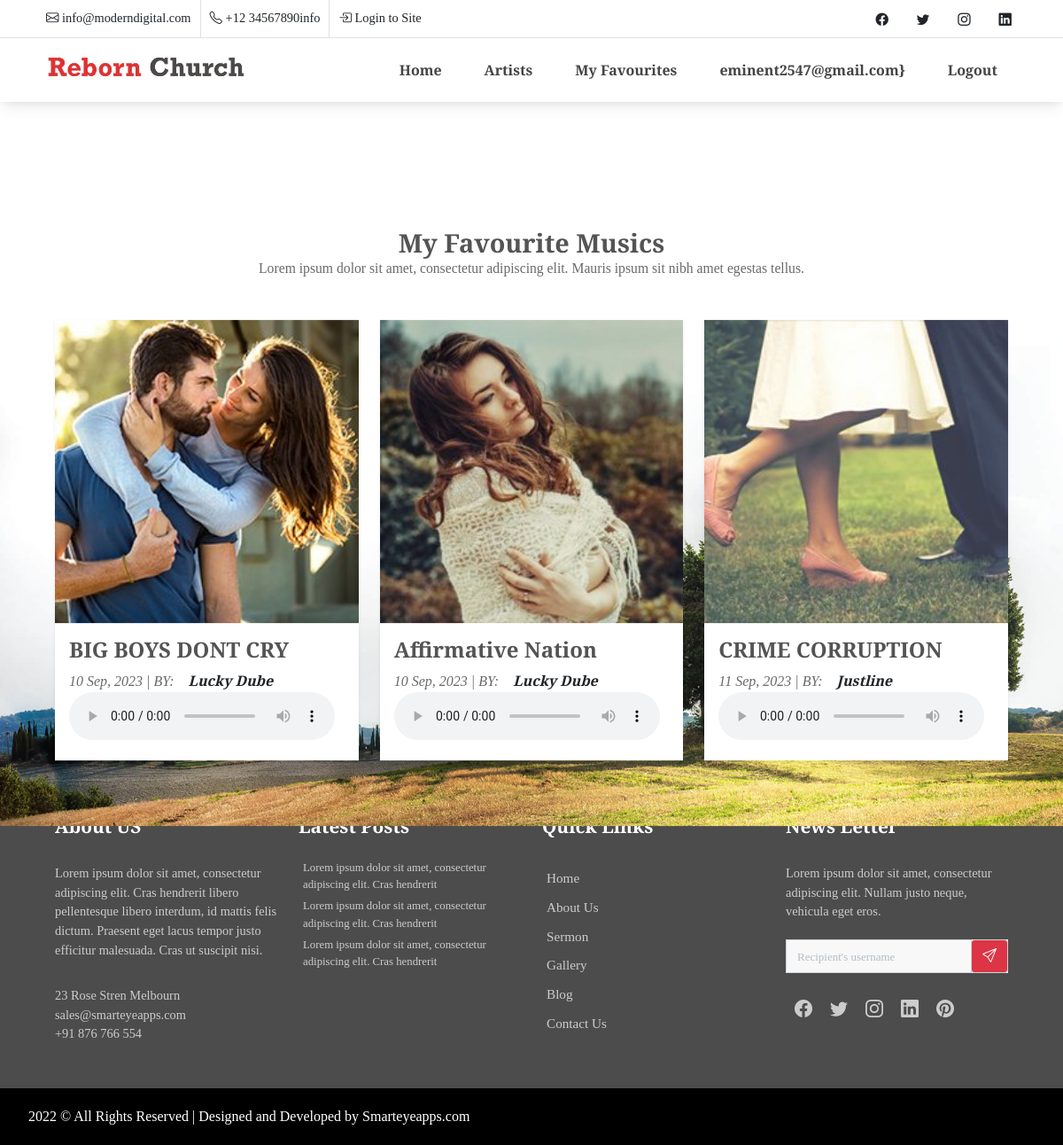
Screenshot of /My/favorites/music (signed in) with the database file from the repository.
### base/models.py (models this page shows, shortened)
class User(AbstractUser):
    name = models.CharField(max_length=200, null=True)
    post = models.CharField(max_length=200, null=True, choices=POST_CHOICES)
    description = models.TextField(blank=True, null=True)
    image = models.ImageField(null=True, upload_to='images')
    email = models.EmailField(unique=True)
    USERNAME_FIELD = 'email'
    REQUIRED_FIELDS = []
    def __str__(self):
        return self.email

class MusicFavorite(models.Model):
    user = models.ForeignKey(User, on_delete=models.CASCADE)
    music = models.ForeignKey(Song, on_delete=models.CASCADE)
    created = models.DateTimeField(auto_now_add=True)

class Song(models.Model):
    album = models.ForeignKey(Album, on_delete=models.SET_NULL, null=True)
    title= models.CharField(max_length=200)
    image= models.ImageField(upload_to='images')
    audio_file = models.FileField(blank=True,null=True, upload_to='songs/')
    audio_link = models.CharField(max_length=200,blank=True,null=True)
    created = models.DateTimeField(auto_now_add=True)
    updated = models.DateField(auto_now=True)
    class Meta:
        ordering = ['-updated', '-created']

class Album(models.Model):
    artist = models.ForeignKey(Artist, on_delete=models.SET_NULL, null=True)
    title = models.CharField(max_length=300)
    image= models.ImageField(upload_to='images', null=True)
    created = models.DateTimeField(auto_now_add=True)
    updated = models.DateField(auto_now=True)
    class Meta:
        ordering = ['-updated', '-updated']

class Artist(models.Model):
    name = models.CharField(max_length=200)
    image = models.ImageField(upload_to='images/')
    country = models.CharField(max_length=200)
    description = models.TextField(blank=True, null=True)
    def __str__(self):
        return self.name

### base/views.py (the view)
# urls.py: path('My/favorites/music', views.favMusic, name='fav'),
@login_required(login_url="login")
def favMusic(request):
    songs = MusicFavorite.objects.all()
    return render(request, "fav.html", {'songs': songs})

### templates/fav.html
{% extends 'main.html' %}
{% load static %}
{% load widget_tweaks %}
{% block content %}
<div class="blog-outline">
    <div class="container-fluid big-padding about-cover">
        <div class="container">
            <div class="section-title bg-white row mb-3">
                <h2 class="fw-bolder">My Favourite Musics</h2>
                <p>Lorem ipsum dolor sit amet, consectetur adipiscing elit. Mauris ipsum sit nibh amet egestas tellus.
                </p>
            </div>
            <div class="row">
                {% for song in songs %}
                {% if song.user == request.user %}
                <div class="col-lg-4 col-sm-6 mb-4">
                    <div class="blog-cover bg-white shadow-sm">
                        <img class="w-100" src="{{song.music.image.url}}" alt="">
                        <div class="p-3">
                            <h4 class="fw-bold">{{song.music.title}}</h4>
                            <p class="fst-italic">{{song.music.created|date:"d M, Y"}} | BY:<a href="{% url 'artist' song.music.album.id %}"
                                    class="nav-link d-inline"><span
                                        class="text-dark fw-bold">{{song.music.album.artist}}</span></a> </p>
                            <audio controls style="max-width: 100%;"
                                src="{% if song.music.audio_file %} {{song.music.audio_file.url}} {% endif %} {% if song.music.audio_link %} {{song.music.audio_link.url}} {% endif %}"></audio>
                        </div>
                    </div>
                </div>
                {% endif %}
                {% endfor %}
            </div>
        </div>
    </div>
</div>
{% endblock %}

### templates/main.html (shortened to what this page needs)
{% load static %}
<!doctype html>
<html lang="en">
<head>
    <link rel="stylesheet" href="{% static 'assets/css/bootstrap.min.css' %}">
    <link rel="stylesheet" href="https://cdn.jsdelivr.net/npm/bootstrap-icons@1.9.1/font/bootstrap-icons.css">
    <link rel="stylesheet" href="{% static 'assets/plugins/testimonial/css/owl.carousel.min.css' %}">
    <link rel="stylesheet" href="{% static 'assets/plugins/testimonial/css/owl.theme.min.css' %}">
    <link rel="stylesheet" type="text/css" href="{% static 'assets/css/style.css' %}" />
</head>
<body class="bg-white">
    <header class="shadow-md">
        <div class="hed-top d-none d-sm-block border-bottom">
            <div class="container-lg">
                <div class="row">
                    <div class="col-lg-6 d-none d-lg-block">
                        <ul class="text-dark leftlist ld fs-8">
                            <li class="float-start">
                                <i class="bi bi-envelope"></i> info@moderndigital.com
                            </li>
                            <li class="float-start border-start">
                                <i class="bi bi-telephone"></i> +12 34567890info
                            </li>
                            <li class="float-start border-start">
                                <i class="bi bi-box-arrow-in-right"></i> Login to Site
                            </li>
                        </ul>
                    </div>
                    <div class="col-lg-6">
                        <ul class="text-dark pt-1 float-end">
                            <li class="float-start fs-8 p-3 py-2"><i class="bi bi-facebook"></i></li>
                            <li class="float-start fs-8 p-3 py-2"><i class="bi bi-twitter"></i></li>
                            <li class="float-start fs-8 p-3 py-2"><i class="bi bi-instagram"></i></li>
                            <li class="float-start fs-8 p-3 py-2"><i class="bi bi-linkedin"></i></li>
                        </ul>
                    </div>
                </div>
            </div>
        </div>
        <div id="menu-jk" class="nav-part bg-white">
            <div class="container-lg">
                <div class="row bg-white navcol p-2">
                    <div class="col-lg-4">
                        <img class="max-230" src="{% static 'assets/images/logo.png' %}" alt="">
                    </div>
                    <div id="menu" class="col-lg-8 d-none d-lg-block">
                        <ul class="fw-bold float-end nacul fs-7">
                            <li class="float-start p-3 px-4"><a href="/">Home</a></li>
                            <li class="float-start p-3 px-4"><a href="{% url 'all-artist' %}">Artists</a></li>
							<li class="float-start p-3 px-4"><a href="{% url 'fav' %}">My Favourites </a></li>
							{% if request.user.is_authenticated %}
							<li class="float-start p-3 px-4"><a href="{% url 'login' %}">{{request.user}}}</a></li>
							<li class="float-start p-3 px-4"><a href="{% url 'logout' %}">Logout</a></li>
							{% else %}
							<li class="float-start p-3 px-4"><a href="{% url 'login' %}">Login/Register</a></li>
							{% endif %}
                        </ul>
                    </div>
                </div>
            </div>
        </div>
    </header>
{% block content %}
{% endblock %}
<footer>
    <div class="inner">
        <div class="container">
            <div class="row">
                <div class="col-md-3 foot-about">
                    <h4>About US</h4>
                    <p>Lorem ipsum dolor sit amet, consectetur adipiscing elit. Cras hendrerit libero pellentesque
                        libero interdum, id mattis felis dictum. Praesent eget lacus tempor justo efficitur malesuada.
                        Cras ut suscipit nisi.</p>
                    <ul>
                        <li>23 Rose Stren Melbourn</li>
                        <li>sales@smarteyeapps.com</li>
                        <li>+91 876 766 554</li>
                    </ul>
                </div>
                <div class="col-md-3 foot-post">
                    <h4>Latest Posts</h4>
                    <div class="post-row">
                        <div class="detail">
                            <p>Lorem ipsum dolor sit amet, consectetur adipiscing elit. Cras hendrerit </p>
                        </div>
                    </div>
                    <div class="post-row">
                        <div class="detail">
                            <p>Lorem ipsum dolor sit amet, consectetur adipiscing elit. Cras hendrerit </p>
                        </div>
                    </div>
                    <div class="post-row">
                        <div class="detail">
                            <p>Lorem ipsum dolor sit amet, consectetur adipiscing elit. Cras hendrerit </p>
                        </div>
                    </div>
                </div>
                <div class="col-md-3 foot-services">
                    <h4>Quick Links</h4>
                    <ul>
                        <li><a href="index.html">Home</a></li>
                        <li><a href="about.html">About Us</a></li>
                        <li><a href="sermon.html">Sermon</a></li>
                        <li><a href="gallery.html">Gallery</a></li>
                        <li><a href="blog.html">Blog</a></li>
                        <li><a href="contact.html">Contact Us</a></li>
                    </ul>
                </div>
                <div class="col-md-3 foot-news">
                    <h4>News Letter</h4>
                    <p>Lorem ipsum dolor sit amet, consectetur adipiscing elit. Nullam justo neque, vehicula eget eros.
                    </p>
                    <div class="input-group mb-3">
                        <input type="text" class="form-control mb-0" placeholder="Recipient's username"
                            aria-label="Recipient's username" aria-describedby="basic-addon2">
                        <div class="input-group-append">
                            <span class="input-group-text bg-danger" id="basic-addon2"><i
                                    class="bi text-white bi-send"></i></span>
                        </div>
                    </div>
                    <ul>
                        <li><i class="bi bi-facebook"></i></li>
                        <li><i class="bi bi-twitter"></i></li>
                        <li><i class="bi bi-instagram"></i></li>
                        <li><i class="bi bi-linkedin"></i></li>
                        <li><i class="bi bi-pinterest"></i></li>
                    </ul>
                </div>
            </div>
        </div>
    </div>
</footer>
<div class="copy">
    <div class="container">
        <a href="https://www.smarteyeapps.com/">2022 &copy; All Rights Reserved | Designed and Developed by
            Smarteyeapps.com</a>
        <span>
            <a href=""></a>
            <a href=""></a>
            <a href="https://in.pinterest.com/prabnr/pins/"></a>
            <a href="https://twitter.com/prabinraja89"></a>
            <a href="https://www.facebook.com/freewebtemplatesbysmarteye"></a>
        </span>
    </div>
</div>
</body>
</html>

### statics/assets/css/style.css (style rules this page uses)
* { margin: 0px; padding: 0px; list-style: none; }
img { max-width: 100%; }
a { text-decoration: none; outline: none; color: #444; }
ul { margin-bottom: 0; padding-left: 0; }
a:hover, a:focus, input, textarea { text-decoration: none; outline: none; }
html, body { height: 100%; font-family: "Crimson Text", serif; }
p { margin-bottom: 0px; width: 100%; }
::placeholder { color: #747f8a !important; font-size: 13px; opacity: 0.5 !important; }
.container-fluid { padding: 0px; }
h1, h2, h3, h4, h5, h6 { color: #545454; }
body { background-color: #f5f8fc !important; -webkit-font-smoothing: antialiased; -moz-osx-font-smoothing: grayscale; text-rendering: optimizeLegibility; color: #6A6A6A; overflow-x: hidden; }
.section-title { padding: 30px; margin: 0px; margin-bottom: 20px; }
.section-title h2 { width: 100%; text-align: center; font-weight: 600; margin-bottom: 0px; font-size: 1.8rem; }
.section-title p { max-width: 850px; text-align: center; float: none; margin: auto; font-size: 0.98rem; margin-top: 0px; }
.form-control { background-color: #F8F8F8; margin-bottom: 20px; }
.container { max-width: 1170px; }
.big-padding { padding: 50px; }
.fw-bold { font-weight: 600 !important; }
.shadow-md { box-shadow: 0 10px 15px -3px rgba(0, 0, 0, 0.07), 0 4px 6px -2px rgba(0, 0, 0, 0.05); }
.fs-7 { font-size: 0.95rem; }
.fs-8 { font-size: 0.9rem; }
.max-230 { max-width: 230px; }
.leftlist li { padding: 10px; }
.nacul li a { font-size: 1rem; }
footer .inner { background-color: rgba(0, 0, 0, 0.7); padding: 50px; color: #ccc; font-size: 0.9rem; }
footer .inner h4 { color: #FFF; font-weight: 600; font-size: 1.3rem; margin-bottom: 30px; }
footer .inner .foot-about p { margin-bottom: 30px; }
footer .inner .foot-post .post-row { display: flex; margin-bottom: 10px; }
footer .inner .foot-post .post-row .detail { flex-grow: 1; padding-left: 5px; }
footer .inner .foot-post .post-row .detail p { font-size: 0.8rem; margin-top: -5px; }
footer .inner .foot-services ul li { padding: 5px; font-size: 0.95rem; }
footer .inner .foot-services ul li a { color: #ccc; }
footer .inner .foot-news p { margin-bottom: 20px; }
footer .inner .foot-news .input-group { border-radius: 0px; }
footer .inner .foot-news .input-group input { border-radius: 0px; }
footer .inner .foot-news .input-group .input-group-append { border-radius: 0px; background-color: #FFF; }
footer .inner .foot-news ul li { float: left; padding: 10px; }
footer .inner .foot-news ul li i { font-size: 20px; }
.copy { padding: 20px; background-color: #000000; color: #FFF; }
.copy a { color: #FFF; }
.copy span { float: right; }
.blog-outline { background-image: url(../images/blog-bg.jpg); background-size: cover; background-attachment: fixed; transform: translate3d(0px, 62.1031px, 0px); }

### rows the page displays
User: user "eminent2547@gmail.com"
MusicFavorite: music.image (picture), music "BIG BOYS DONT CRY", music.created "10 Sep, 2023", music.album.artist "Lucky Dube"
MusicFavorite: music.image (picture), music "Affirmative Nation", music.created "10 Sep, 2023", music.album.artist "Lucky Dube"
MusicFavorite: music.image (picture), music "CRIME CORRUPTION", music.created "11 Sep, 2023", music.album.artist "Justline"
